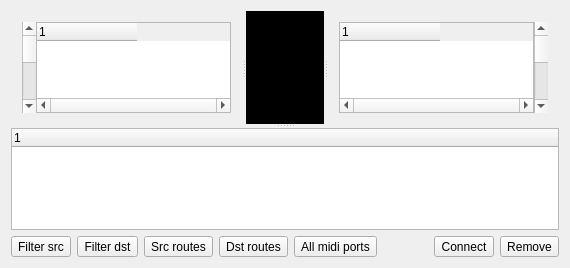
<?xml version="1.0" encoding="UTF-8"?>
<ui version="4.0">
 <class>RouteDialogBase</class>
 <widget class="QDialog" name="RouteDialogBase">
  <property name="geometry">
   <rect>
    <x>0</x>
    <y>0</y>
    <width>570</width>
    <height>268</height>
   </rect>
  </property>
  <property name="sizePolicy">
   <sizepolicy hsizetype="Preferred" vsizetype="Expanding">
    <horstretch>0</horstretch>
    <verstretch>0</verstretch>
   </sizepolicy>
  </property>
  <property name="windowTitle">
   <string>MusE: Routing</string>
  </property>
  <layout class="QVBoxLayout" name="verticalLayout">
   <item>
    <widget class="QSplitter" name="verticalSplitter">
     <property name="orientation">
      <enum>Qt::Vertical</enum>
     </property>
     <widget class="QSplitter" name="routeViewSplitter">
      <property name="orientation">
       <enum>Qt::Horizontal</enum>
      </property>
      <property name="childrenCollapsible">
       <bool>false</bool>
      </property>
      <widget class="QWidget" name="layoutWidget">
       <layout class="QHBoxLayout" name="horizontalLayout_3">
        <property name="spacing">
         <number>0</number>
        </property>
        <item>
         <widget class="QScrollBar" name="srcTreeScrollBar">
          <property name="orientation">
           <enum>Qt::Vertical</enum>
          </property>
         </widget>
        </item>
        <item>
         <widget class="MusEGui::RouteTreeWidget" name="newSrcList">
          <property name="verticalScrollBarPolicy">
           <enum>Qt::ScrollBarAlwaysOff</enum>
          </property>
          <property name="horizontalScrollBarPolicy">
           <enum>Qt::ScrollBarAlwaysOn</enum>
          </property>
          <property name="alternatingRowColors">
           <bool>false</bool>
          </property>
          <property name="selectionMode">
           <enum>QAbstractItemView::ExtendedSelection</enum>
          </property>
          <property name="selectionBehavior">
           <enum>QAbstractItemView::SelectRows</enum>
          </property>
          <property name="textElideMode">
           <enum>Qt::ElideMiddle</enum>
          </property>
          <property name="wordWrap">
           <bool>true</bool>
          </property>
          <property name="isInput" stdset="0">
           <bool>true</bool>
          </property>
          <attribute name="headerStretchLastSection">
           <bool>false</bool>
          </attribute>
          <column>
           <property name="text">
            <string notr="true">1</string>
           </property>
          </column>
         </widget>
        </item>
       </layout>
      </widget>
      <widget class="MusEGui::ConnectionsView" name="connectionsWidget">
       <property name="minimumSize">
        <size>
         <width>0</width>
         <height>0</height>
        </size>
       </property>
       <property name="palette">
        <palette>
         <active>
          <colorrole role="Base">
           <brush brushstyle="SolidPattern">
            <color alpha="255">
             <red>255</red>
             <green>255</green>
             <blue>255</blue>
            </color>
           </brush>
          </colorrole>
          <colorrole role="Window">
           <brush brushstyle="SolidPattern">
            <color alpha="255">
             <red>0</red>
             <green>0</green>
             <blue>0</blue>
            </color>
           </brush>
          </colorrole>
         </active>
         <inactive>
          <colorrole role="Base">
           <brush brushstyle="SolidPattern">
            <color alpha="255">
             <red>255</red>
             <green>255</green>
             <blue>255</blue>
            </color>
           </brush>
          </colorrole>
          <colorrole role="Window">
           <brush brushstyle="SolidPattern">
            <color alpha="255">
             <red>0</red>
             <green>0</green>
             <blue>0</blue>
            </color>
           </brush>
          </colorrole>
         </inactive>
         <disabled>
          <colorrole role="Base">
           <brush brushstyle="SolidPattern">
            <color alpha="255">
             <red>0</red>
             <green>0</green>
             <blue>0</blue>
            </color>
           </brush>
          </colorrole>
          <colorrole role="Window">
           <brush brushstyle="SolidPattern">
            <color alpha="255">
             <red>0</red>
             <green>0</green>
             <blue>0</blue>
            </color>
           </brush>
          </colorrole>
         </disabled>
        </palette>
       </property>
       <property name="autoFillBackground">
        <bool>true</bool>
       </property>
      </widget>
      <widget class="QWidget" name="layoutWidget_1">
       <layout class="QHBoxLayout" name="horizontalLayout_2">
        <property name="spacing">
         <number>0</number>
        </property>
        <item>
         <widget class="MusEGui::RouteTreeWidget" name="newDstList">
          <property name="verticalScrollBarPolicy">
           <enum>Qt::ScrollBarAlwaysOff</enum>
          </property>
          <property name="horizontalScrollBarPolicy">
           <enum>Qt::ScrollBarAlwaysOn</enum>
          </property>
          <property name="alternatingRowColors">
           <bool>false</bool>
          </property>
          <property name="selectionMode">
           <enum>QAbstractItemView::ExtendedSelection</enum>
          </property>
          <property name="selectionBehavior">
           <enum>QAbstractItemView::SelectRows</enum>
          </property>
          <property name="textElideMode">
           <enum>Qt::ElideMiddle</enum>
          </property>
          <property name="wordWrap">
           <bool>true</bool>
          </property>
          <property name="isInput" stdset="0">
           <bool>false</bool>
          </property>
          <attribute name="headerStretchLastSection">
           <bool>false</bool>
          </attribute>
          <column>
           <property name="text">
            <string notr="true">1</string>
           </property>
          </column>
         </widget>
        </item>
        <item>
         <widget class="QScrollBar" name="dstTreeScrollBar">
          <property name="orientation">
           <enum>Qt::Vertical</enum>
          </property>
         </widget>
        </item>
       </layout>
      </widget>
     </widget>
     <widget class="QTreeWidget" name="routeList">
      <property name="alternatingRowColors">
       <bool>true</bool>
      </property>
      <property name="selectionMode">
       <enum>QAbstractItemView::ExtendedSelection</enum>
      </property>
      <property name="selectionBehavior">
       <enum>QAbstractItemView::SelectRows</enum>
      </property>
      <property name="textElideMode">
       <enum>Qt::ElideMiddle</enum>
      </property>
      <property name="wordWrap">
       <bool>true</bool>
      </property>
      <column>
       <property name="text">
        <string notr="true">1</string>
       </property>
      </column>
     </widget>
    </widget>
   </item>
   <item>
    <layout class="QHBoxLayout" name="horizontalLayout">
     <item>
      <widget class="QToolButton" name="filterSrcButton">
       <property name="text">
        <string>Filter src</string>
       </property>
       <property name="checkable">
        <bool>true</bool>
       </property>
      </widget>
     </item>
     <item>
      <widget class="QToolButton" name="filterDstButton">
       <property name="text">
        <string>Filter dst</string>
       </property>
       <property name="checkable">
        <bool>true</bool>
       </property>
      </widget>
     </item>
     <item>
      <widget class="QToolButton" name="srcRoutesButton">
       <property name="text">
        <string>Src routes</string>
       </property>
       <property name="checkable">
        <bool>true</bool>
       </property>
      </widget>
     </item>
     <item>
      <widget class="QToolButton" name="dstRoutesButton">
       <property name="text">
        <string>Dst routes</string>
       </property>
       <property name="checkable">
        <bool>true</bool>
       </property>
      </widget>
     </item>
     <item>
      <widget class="QToolButton" name="allMidiPortsButton">
       <property name="text">
        <string>All midi ports</string>
       </property>
       <property name="checkable">
        <bool>true</bool>
       </property>
      </widget>
     </item>
     <item>
      <spacer name="horizontalSpacer">
       <property name="orientation">
        <enum>Qt::Horizontal</enum>
       </property>
       <property name="sizeHint" stdset="0">
        <size>
         <width>40</width>
         <height>20</height>
        </size>
       </property>
      </spacer>
     </item>
     <item>
      <widget class="QToolButton" name="connectButton">
       <property name="sizePolicy">
        <sizepolicy hsizetype="Maximum" vsizetype="Minimum">
         <horstretch>0</horstretch>
         <verstretch>0</verstretch>
        </sizepolicy>
       </property>
       <property name="toolTip">
        <string>connect source to destination</string>
       </property>
       <property name="text">
        <string>Connect</string>
       </property>
      </widget>
     </item>
     <item>
      <widget class="QToolButton" name="removeButton">
       <property name="sizePolicy">
        <sizepolicy hsizetype="Maximum" vsizetype="Minimum">
         <horstretch>0</horstretch>
         <verstretch>0</verstretch>
        </sizepolicy>
       </property>
       <property name="toolTip">
        <string>remove selected route</string>
       </property>
       <property name="text">
        <string>Remove</string>
       </property>
      </widget>
     </item>
    </layout>
   </item>
  </layout>
 </widget>
 <layoutdefault spacing="6" margin="11"/>
 <customwidgets>
  <customwidget>
   <class>MusEGui::ConnectionsView</class>
   <extends>QFrame</extends>
   <header>routedialog.h</header>
   <container>1</container>
  </customwidget>
  <customwidget>
   <class>MusEGui::RouteTreeWidget</class>
   <extends>QTreeWidget</extends>
   <header>routedialog.h</header>
   <container>1</container>
  </customwidget>
 </customwidgets>
 <resources/>
 <connections/>
</ui>
